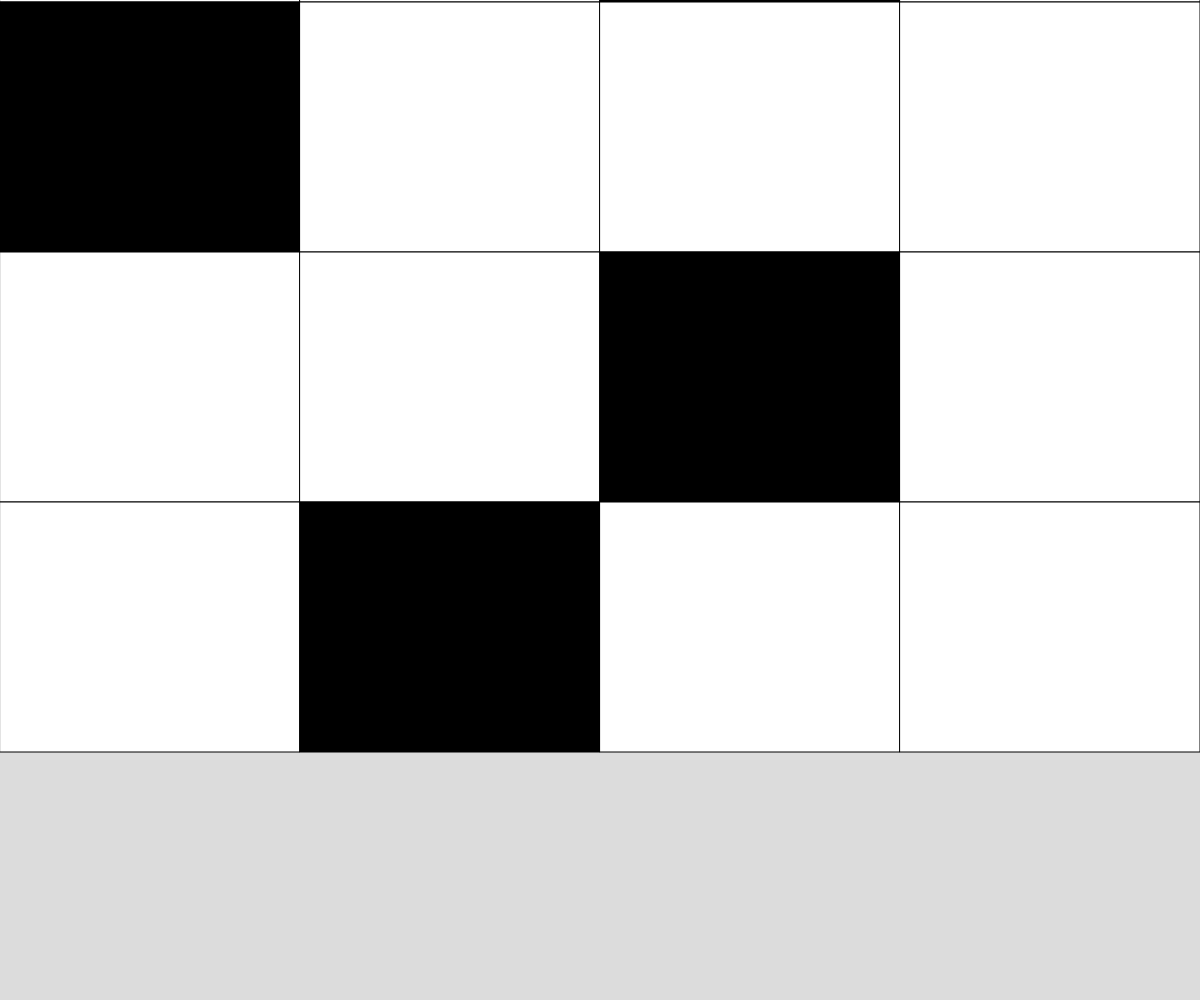
Frame 1 (no input)
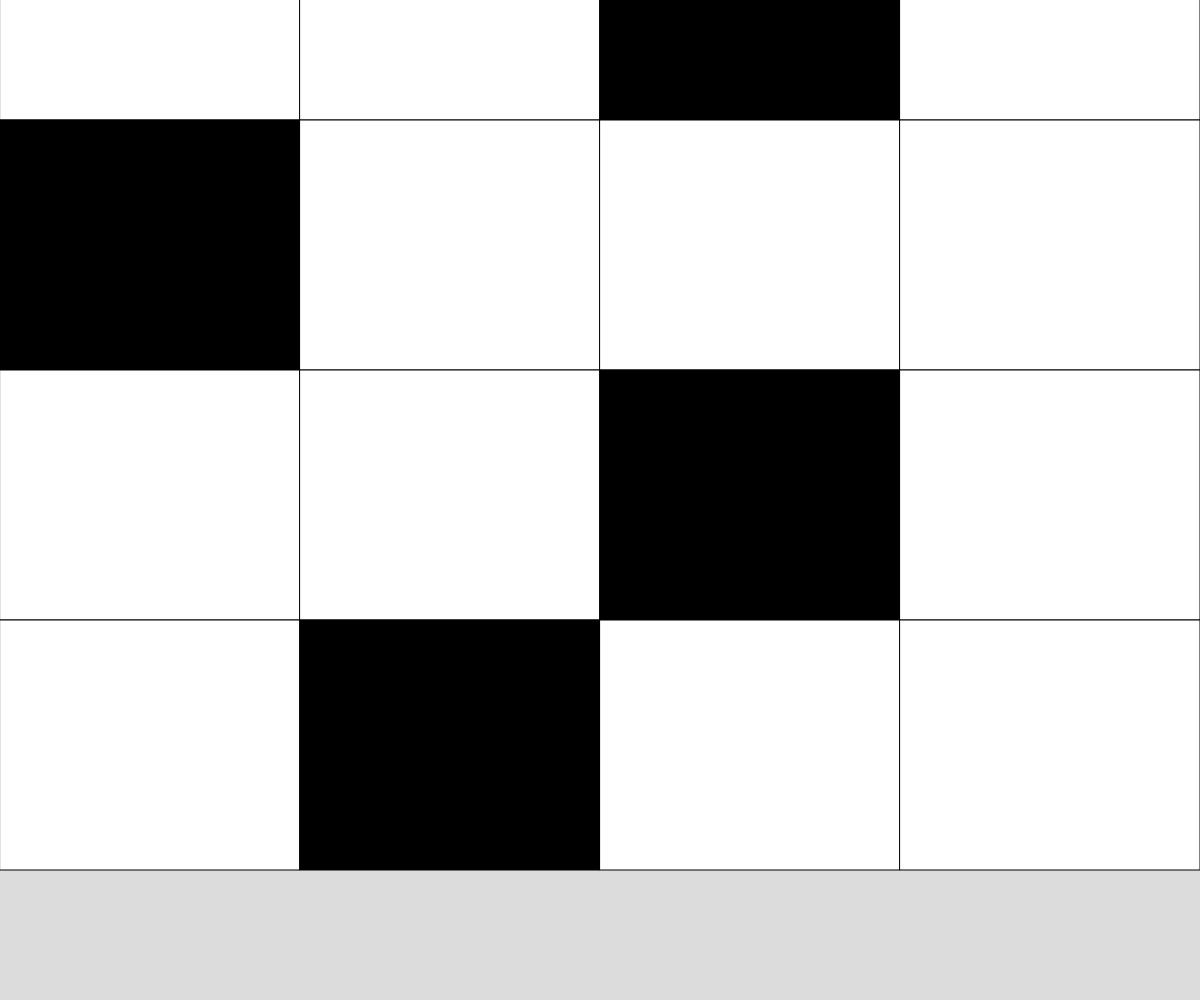
Frame 60 (no input)
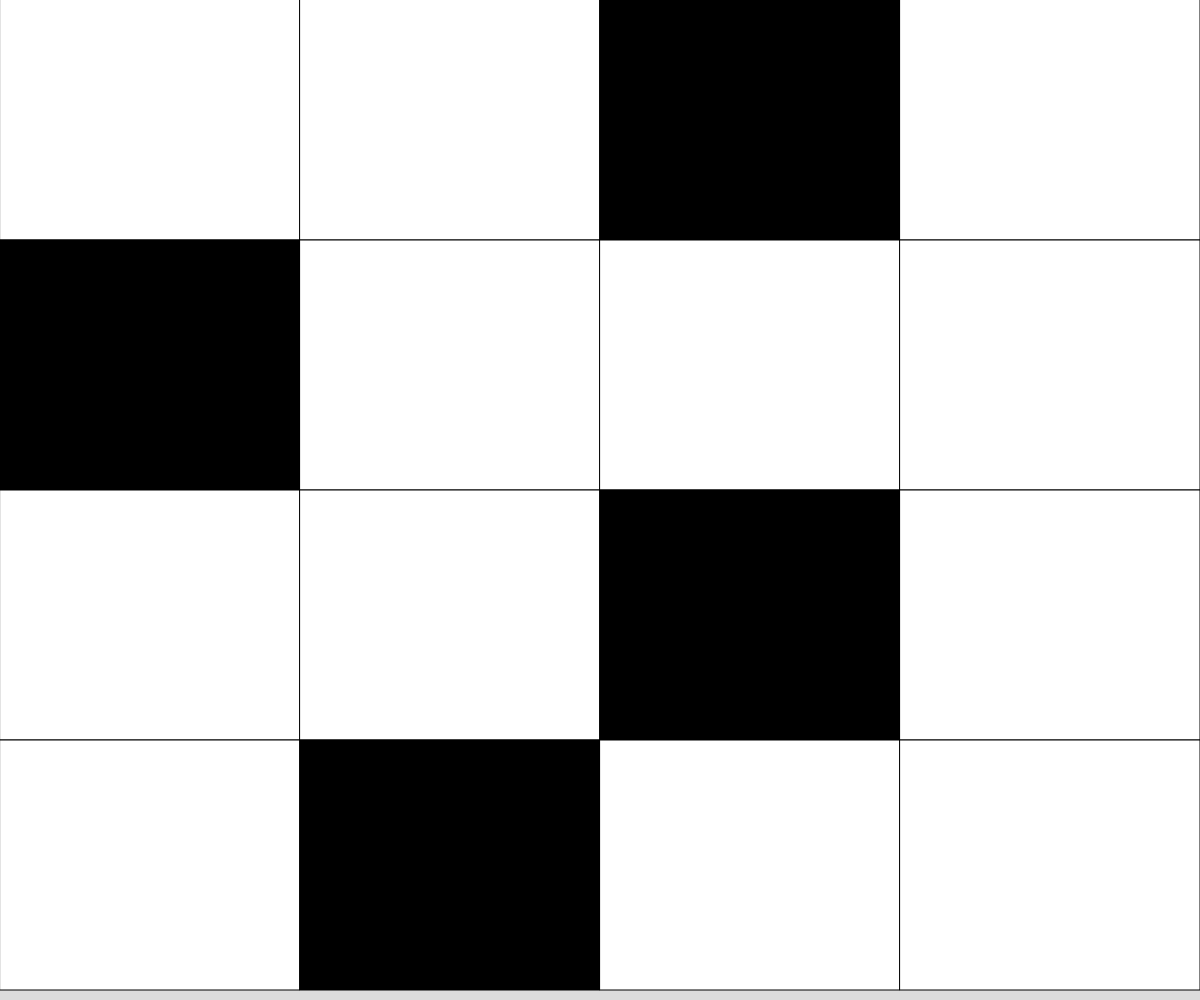
Frame 120 (the mouse pressed at the canvas centre since frame 60)

The p5.js sketch that drew these frames (run headless with seeded random() and noise() and a simulated clock; from frame 60 on, the mouse is pressed at the canvas centre):

// p5.js sketch
// ── sketch.js
// Piano Tiles- Capstone Project
// Maheen Shahid
// May 8, 2025

let NUM_ROWS = 4
let NUM_COLS = 4
let rectWidth;
let rectHeight;
let currentCol;
let currentRow;
let pianoTiles = [];
let scrollY = 0;
let scrollSpeed = 2;


function setup() {
  createCanvas(windowWidth, windowHeight);
  rectWidth = windowWidth/NUM_COLS;
  rectHeight = windowHeight/NUM_ROWS;
  randomStart();
}

function draw() {
  background(220);
  scrollY += scrollSpeed;
  drawPiano();
}

function drawPiano(){
  //Render a grid of squares - 4x4
  //Equally divided depending on size of screen
  for (let x = 0; x < NUM_COLS ; x++){
    for (let y = 0; y < NUM_ROWS; y++){
      fill(pianoTiles[y][x]); 
      rect(x*rectWidth, (y*rectHeight + scrollY) % windowHeight - rectHeight, rectWidth, rectHeight);
    }
  }
}

function randomStart(){
  //A different arrangement of tiles everytime
  //Make one random tile from each row black.
  //The black tiles are what the user clicks.
  pianoTiles = [];
  for (let i = 0; i <NUM_ROWS; i ++){
  pianoTiles.push(randomRow());
}
}

function randomRow(){
  //A different arrangement of tiles everytime
  //Make one random tile from each row black.
  //The black tiles are what the user clicks.
  let row = [];
  let blackTile = floor(random(NUM_COLS)); //Choose random coloumn in the row
  for(let x = 0; x < NUM_COLS; x++){
    if(x === blackTile){
      row.push([0,0,0]); // Black tile
  }
    else{
       row.push([255,255,255]); // White Tile
  }
 }
  return row;
}
